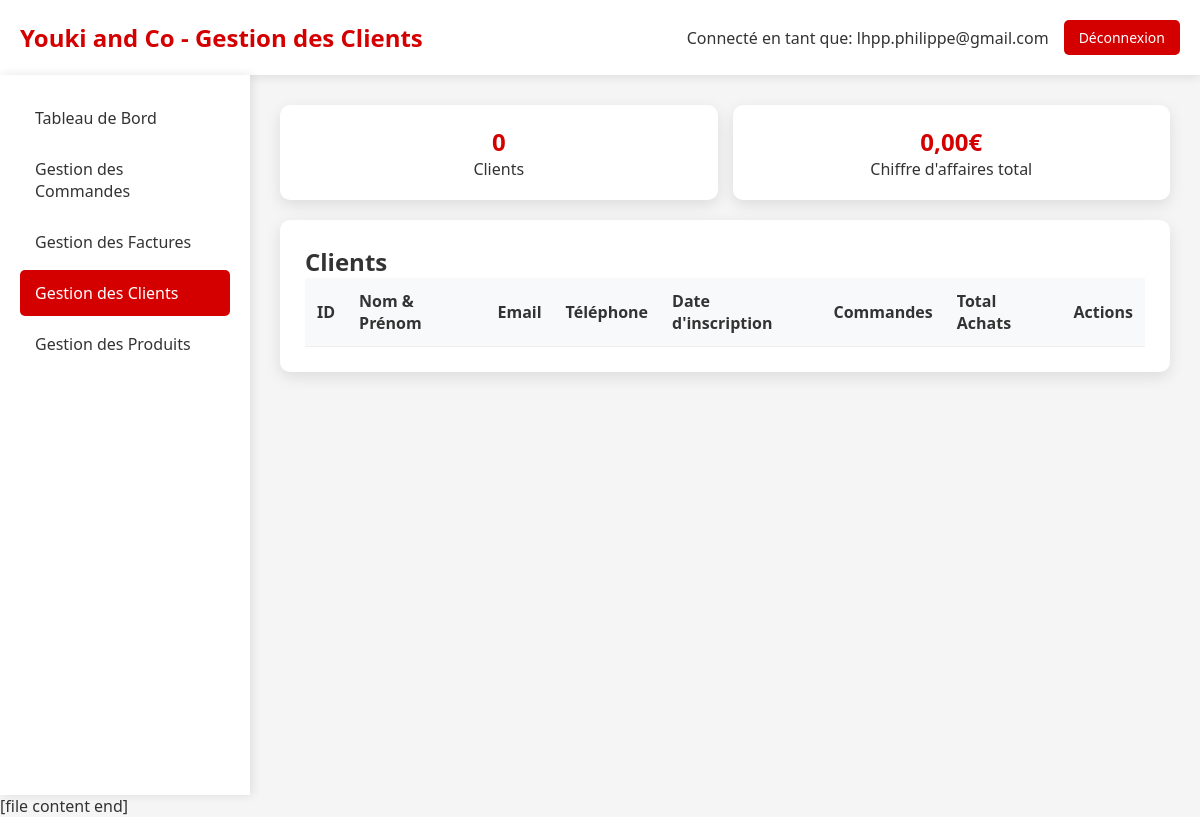
The page /admin_clients.php (signed in) on the database as committed earlier.
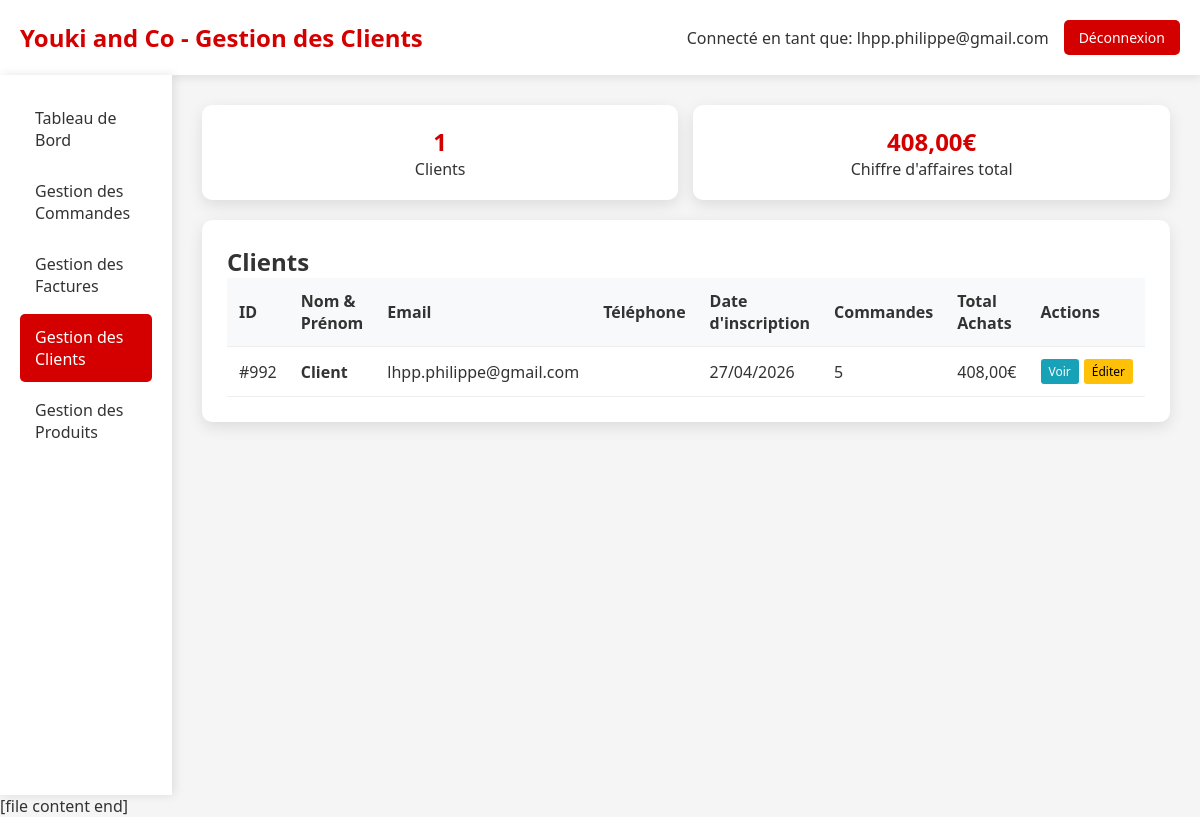
The same page on the database as committed later.
### tables this page shows
CREATE TABLE `Client` (
  `idClient` bigint NOT NULL,
  `email` varchar(50) NOT NULL,
  `motDePasse` varchar(1000) DEFAULT NULL,
  `nom` varchar(50) NOT NULL,
  `prenom` varchar(50) NOT NULL,
  `telephone` varchar(20) DEFAULT NULL,
  `email_confirme` tinyint(1) DEFAULT '0',
  `token_confirmation` varchar(64) DEFAULT NULL,
  `token_expires` datetime DEFAULT NULL,
  `type` enum('temporaire','permanent') DEFAULT 'temporaire',
  `date_creation` datetime DEFAULT CURRENT_TIMESTAMP,
  `session_id` varchar(128) DEFAULT NULL
);

### admin_clients.php (the view, shortened to what this page needs)
<?php
require_once 'config.php';
try {
    $pdo = new PDO("mysql:host=$host;dbname=$dbname;charset=utf8", $username, $password);
    $pdo->setAttribute(PDO::ATTR_ERRMODE, PDO::ERRMODE_EXCEPTION);
    $stmt = $pdo->query("
        SELECT c.idClient, c.email, c.nom, c.prenom, c.telephone, c.date_creation,
               COUNT(cmd.idCommande) as nb_commandes,
               COALESCE(SUM(cmd.montantTotal), 0) as total_achats
        FROM Client c
        LEFT JOIN Commande cmd ON c.idClient = cmd.idClient
        WHERE c.type = 'permanent' OR (c.type IS NULL AND c.email NOT LIKE 'temp_%@YoukiAndCo.fr')
        GROUP BY c.idClient
        ORDER BY c.date_creation DESC
    ");
    $clients = $stmt->fetchAll(PDO::FETCH_ASSOC);
} catch (PDOException $e) {
    die("Erreur de connexion à la base de données: " . $e->getMessage());
}
?>
<!DOCTYPE html>
<html lang="fr">
<head>
</head>
<body>
    <div class="header">
        <div class="logo">
            <h1>Youki and Co - Gestion des Clients</h1>
        </div>
        <div class="admin-info">
            <span>Connecté en tant que: <?= htmlspecialchars($_SESSION['admin_email']) ?></span>
            <a href="admin_dashboard.php?logout=1" class="btn-logout">Déconnexion</a>
        </div>
    </div>
    <div class="container">
        <div class="sidebar">
            <a href="admin_dashboard.php" class="nav-item">Tableau de Bord</a>
            <a href="admin_commandes.php" class="nav-item">Gestion des Commandes</a>
            <a href="admin_factures.php" class="nav-item">Gestion des Factures</a>
            <a href="admin_clients.php" class="nav-item active">Gestion des Clients</a>
            <a href="admin_produits.php" class="nav-item">Gestion des Produits</a>
        </div>
        <div class="main-content">
            <div class="client-stats">
                <div class="stat-card">
                    <div class="stat-number"><?= count($clients) ?></div>
                    <div>Clients</div>
                </div>
                <div class="stat-card">
                    <div class="stat-number">
                        <?= number_format(array_sum(array_column($clients, 'total_achats')), 2, ',', ' ') ?>€
                    </div>
                    <div>Chiffre d'affaires total</div>
                </div>
            </div>
            <div class="section">
                <h2>Clients</h2>
                <table>
                    <thead>
                        <tr>
                            <th>ID</th>
                            <th>Nom & Prénom</th>
                            <th>Email</th>
                            <th>Téléphone</th>
                            <th>Date d'inscription</th>
                            <th>Commandes</th>
                            <th>Total Achats</th>
                            <th>Actions</th>
                        </tr>
                    </thead>
                    <tbody>
                        <?php foreach ($clients as $client): ?>
                        <tr>
                            <td>#<?= $client['idClient'] ?></td>
                            <td>
                                <strong><?= htmlspecialchars($client['prenom'] . ' ' . $client['nom']) ?></strong>
                            </td>
                            <td><?= htmlspecialchars($client['email']) ?></td>
                            <td><?= htmlspecialchars($client['telephone'] ?? 'Non renseigné') ?></td>
                            <td><?= date('d/m/Y', strtotime($client['date_creation'])) ?></td>
                            <td><?= $client['nb_commandes'] ?></td>
                            <td><?= number_format($client['total_achats'], 2, ',', ' ') ?>€</td>
                            <td>
                                <div class="client-actions">
                                    <a href="admin_client_detail.php?id=<?= $client['idClient'] ?>" class="btn-view">Voir</a>
                                    <a href="admin_client_edit.php?id=<?= $client['idClient'] ?>" class="btn-edit">Éditer</a>
                                </div>
                            </td>
                        </tr>
                        <?php endforeach; ?>
                    </tbody>
                </table>
            </div>
        </div>
    </div>
</body>
</html>

Rows that differ between the two databases and show on the page:
added client: idClient "992", prenom+nom "Client", email "lhpp.philippe@gmail.com", date_creation "27/04/2026", nb_commandes "5", total_achats "408,00"
Other text that changed with them:
count($clients): "0" → "1"
array_sum(array_column($clients, 'total_achats')): "0,00" → "408,00"
